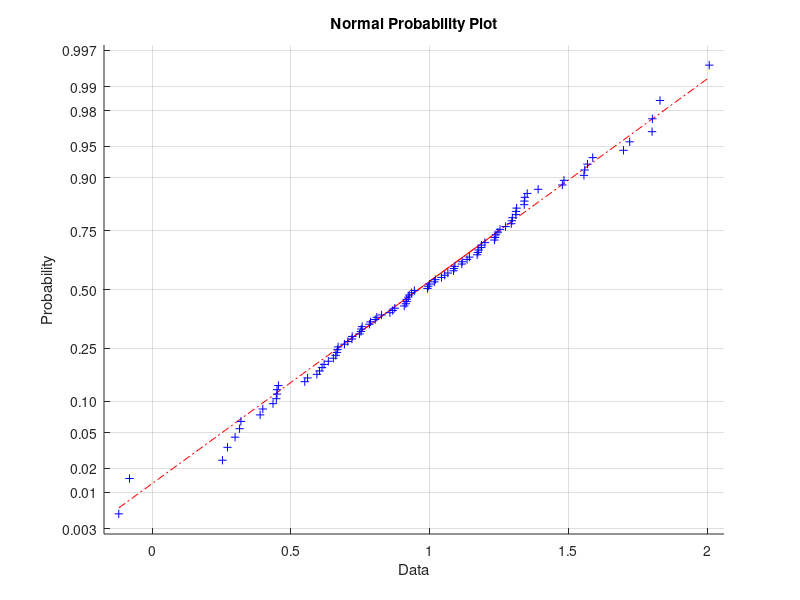

Write the MATLAB code that produced this figure. (Note: this script raises an error after producing the figure.)
L1 = normrnd(1,0.5,100,1);
normplot(L1)
L1(101)=1;
M = zeros(100,100);

for i=1:100
    M(i,i)=((((i-100)/L(i+1))+((i-99.98)/L(i)))*10);
    if i<=99
        M(i,i+1)=(((100-i)/L(i+1))*10);
        M(i+1,i)=(((101-i)/L(i))*10);
    end
end

[U,R]=eig(M);

A1=U(100,100);
G1=sprintf('%d ', A1);
fprintf('Answer: %s\n', A1)

B1=R(100,100);
F1=sprintf('%d ', B1);
fprintf('Answer: %s\n', B1)
